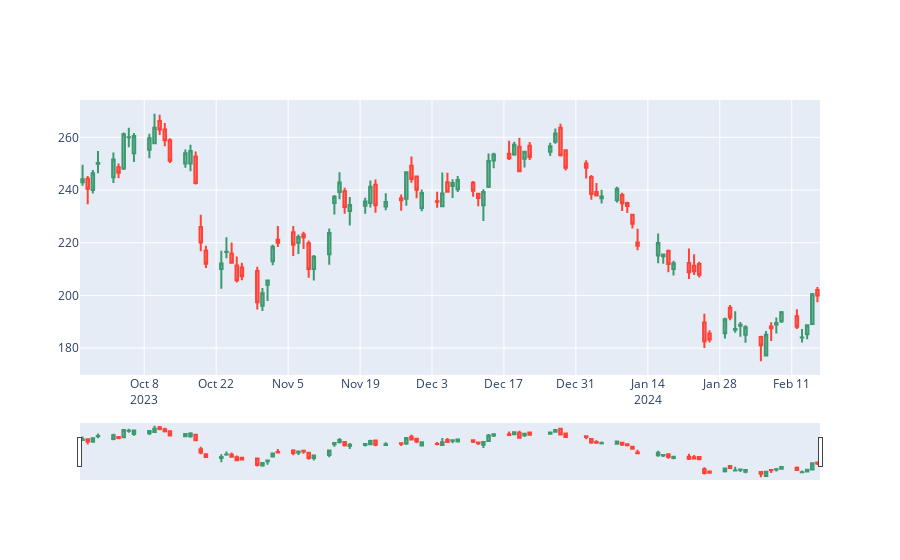

The notebook cell this image was saved under:
### Code cell
df = pd.read_csv('yahoo.csv')
candlestick = go.Candlestick(x=df['Date'], open=df['Open'], high=df['High'], low=df['Low'], close=df['Close'])
fig = go.Figure(data=[candlestick])
fig.show()
